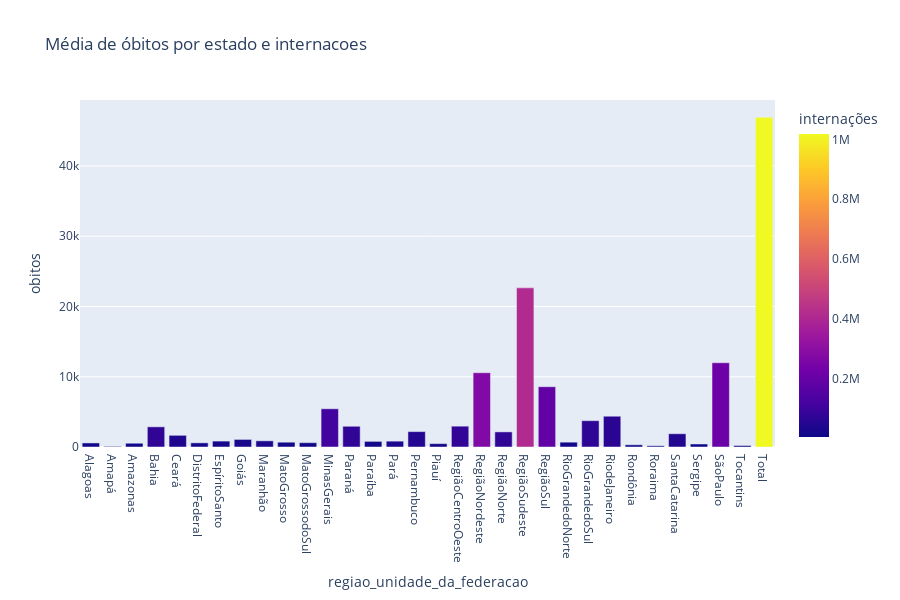

Write notebook code for a chart like this one.
### Code cell
px.bar(df_agrupado_por_estado_e_internacoes, color='internações', x='regiao_unidade_da_federacao', y='obitos', title = "Média de óbitos por estado e internacoes",
       hover_data=['regiao_unidade_da_federacao', 'obitos'], height=600)

### Figure 1 — Plotly figure (JSON) as saved in the notebook; plotly's stock layout.template omitted (floating-point values rounded to 4 significant figures)
{"data": [{"alignmentgroup": "True", "hovertemplate": "regiao_unidade_da_federacao=%{x}<br>obitos=%{y}<br>internações=%{marker.color}<extra></extra>", "legendgroup": "", "marker": {"color": [15459, 3407, 16248, 72390, 41228, 19976, 21645, 27835, 33351, 15824, 15150, 110732, 74845, 16022, 34774, 49437, 16590, 78785, 267944, 75363, 408395, 187638, 15435, 67850, 61719, 9603, 4324, 44943, 8032, 214299, 7007, 1018125], "coloraxis": "coloraxis", "pattern": {"shape": ""}}, "name": "", "offsetgroup": "", "orientation": "v", "showlegend": false, "textposition": "auto", "type": "bar", "x": ["Alagoas", "Amapá", "Amazonas", "Bahia", "Ceará", "DistritoFederal", "EspíritoSanto", "Goiás", "Maranhão", "MatoGrosso", "MatoGrossodoSul", "MinasGerais", "Paraná", "Paraíba", "Pará", "Pernambuco", "Piauí", "RegiãoCentroOeste", "RegiãoNordeste", "RegiãoNorte", "RegiãoSudeste", "RegiãoSul", "RioGrandedoNorte", "RioGrandedoSul", "RiodeJaneiro", "Rondônia", "Roraima", "SantaCatarina", "Sergipe", "SãoPaulo", "Tocantins", "Total"], "xaxis": "x", "y": [576, 85, 536, 2872, 1662, 592, 841, 1077, 879, 683, 613, 5442, 2950, 799, 832, 2191, 480, 2965, 10575, 2149, 22652, 8583, 687, 3746, 4381, 315, 171, 1887, 429, 11988, 210, 46924], "yaxis": "y"}], "layout": {"barmode": "relative", "coloraxis": {"colorbar": {"title": {"text": "internações"}}, "colorscale": [[0, "#0d0887"], [0.1111, "#46039f"], [0.2222, "#7201a8"], [0.3333, "#9c179e"], [0.4444, "#bd3786"], [0.5556, "#d8576b"], [0.6667, "#ed7953"], [0.7778, "#fb9f3a"], [0.8889, "#fdca26"], [1, "#f0f921"]]}, "height": 600, "legend": {"tracegroupgap": 0}, "title": {"text": "Média de óbitos por estado e internacoes"}, "xaxis": {"anchor": "y", "domain": [0, 1], "title": {"text": "regiao_unidade_da_federacao"}}, "yaxis": {"anchor": "x", "domain": [0, 1], "title": {"text": "obitos"}}}}
